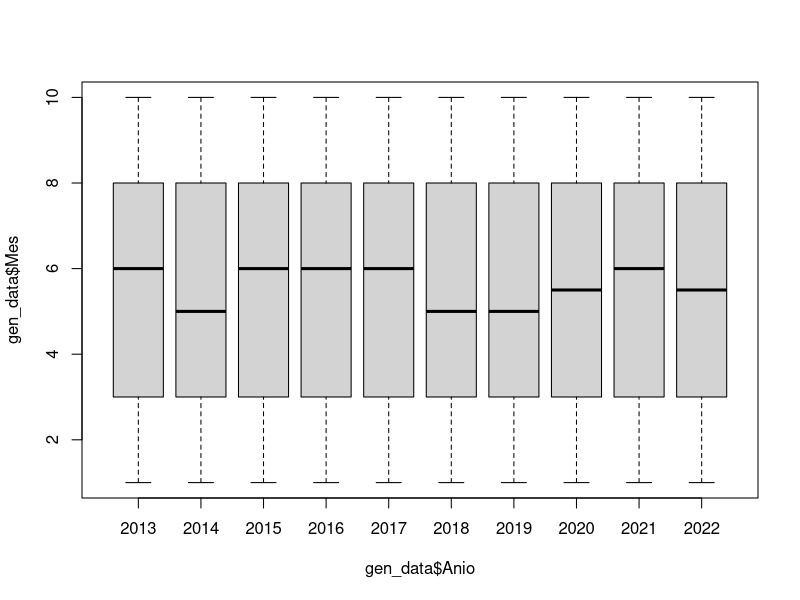
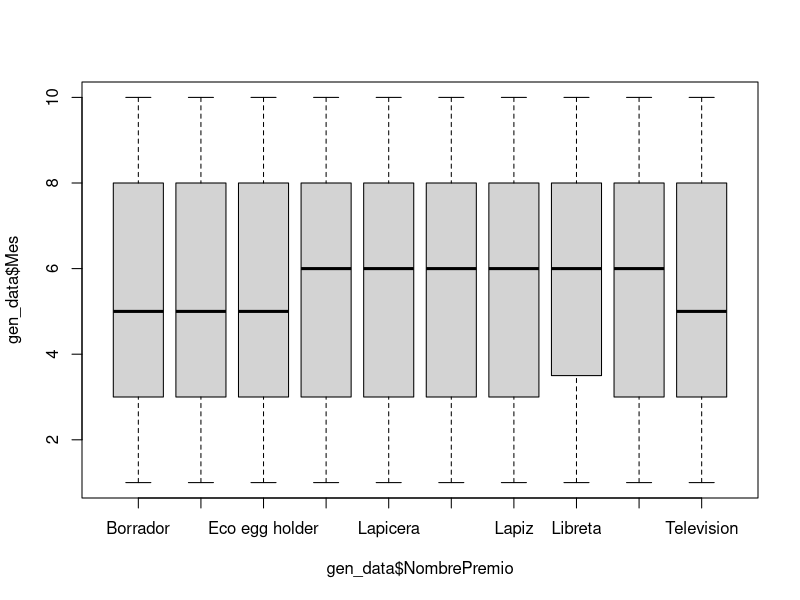
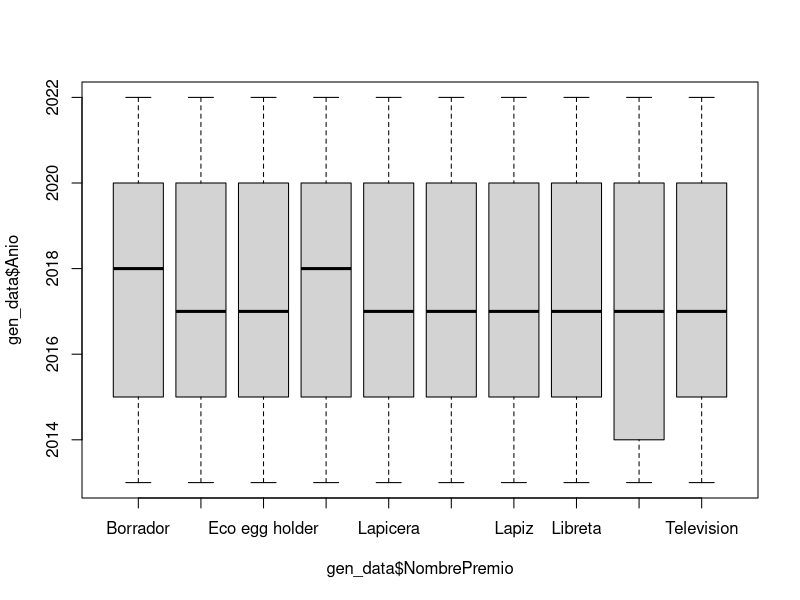

Recreate these plots in R, in order.
# 1 = Altas, 2 = Medias, 3 = Bajas
ventas = factor(c(1, 2, 3))

NomPremio = c("Lapiz", "Borrador", "Lapicera", "Jarra", "Telefono", "Lapicero", "Libreta", "Colores", "Eco egg holder", "Television")

NombrePremio <- factor(NomPremio)

pre_data <- data.frame(
  key = 1:10,
  NombrePremio,
  Valor = c(10, 20, 50, 120, 125, 175, 210, 350, 12, 129),
  Mes = c(1, 2, 3, 4, 5, 6, 7, 8, 9, 10),
  Anio = c(2013, 2014, 2015, 2016, 2017, 2018, 2019, 2020, 2021, 2022)
)

gen_data <- function(no_of_recs) {
  
  key = sample(pre_data$key, no_of_recs, replace = T)
  
  NombrePremio = pre_data[key,]$NombrePremio
  Valor = pre_data[key,]$Valor
  Mes = sample(pre_data$Mes, no_of_recs, replace = T)
  Anio = sample(pre_data$Anio, no_of_recs, replace = T)
  Ventas = sample(ventas, no_of_recs, replace = T)
  
  dataValors <- data.frame(
    key = key,
    NombrePremio = NombrePremio,
    Ventas = Ventas,
    Valor = Valor,
    Mes = Mes,
    Anio = Anio
  )
  
  return(dataValors)
}

gen_data <- gen_data(5000)

head(gen_data, n = 5)

tail(gen_data, n = 5)

str(gen_data)

library(psych)

describe(gen_data)

summary(gen_data)

boxplot(gen_data$Mes~gen_data$Anio, data = gen_data)

boxplot(gen_data$Mes~gen_data$NombrePremio, data = gen_data)

boxplot(gen_data$Anio~gen_data$NombrePremio, data = gen_data)

set.seed(2020)
muestra       <- sample(1:5000, 2700)
entrenamiento <- gen_data[muestra,]
prueba        <- gen_data[-muestra,]

dim(entrenamiento)[1]
dim(prueba)[1]


tester <- data.frame(
  key = c(2, 8), # 2 = Borrador, 8 = Colores
  Valor = c(20, 350),
  Mes = c(10, 5),
  Anio = c(2016, 2022)
)

library(class)
modelo <- knn(train = entrenamiento[,-2:-3], test=tester, cl = entrenamiento$Ventas, k=5)
modelo

